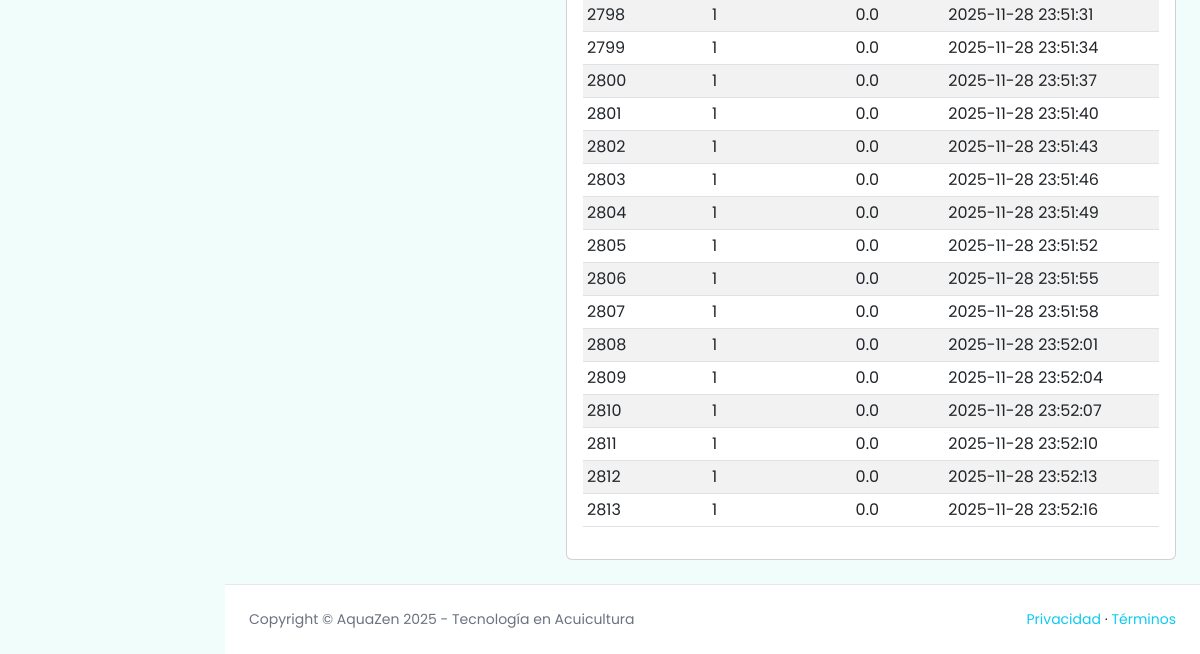
Before: /tables?table=lecturas_calidad (signed in, lower part) with the older database file.
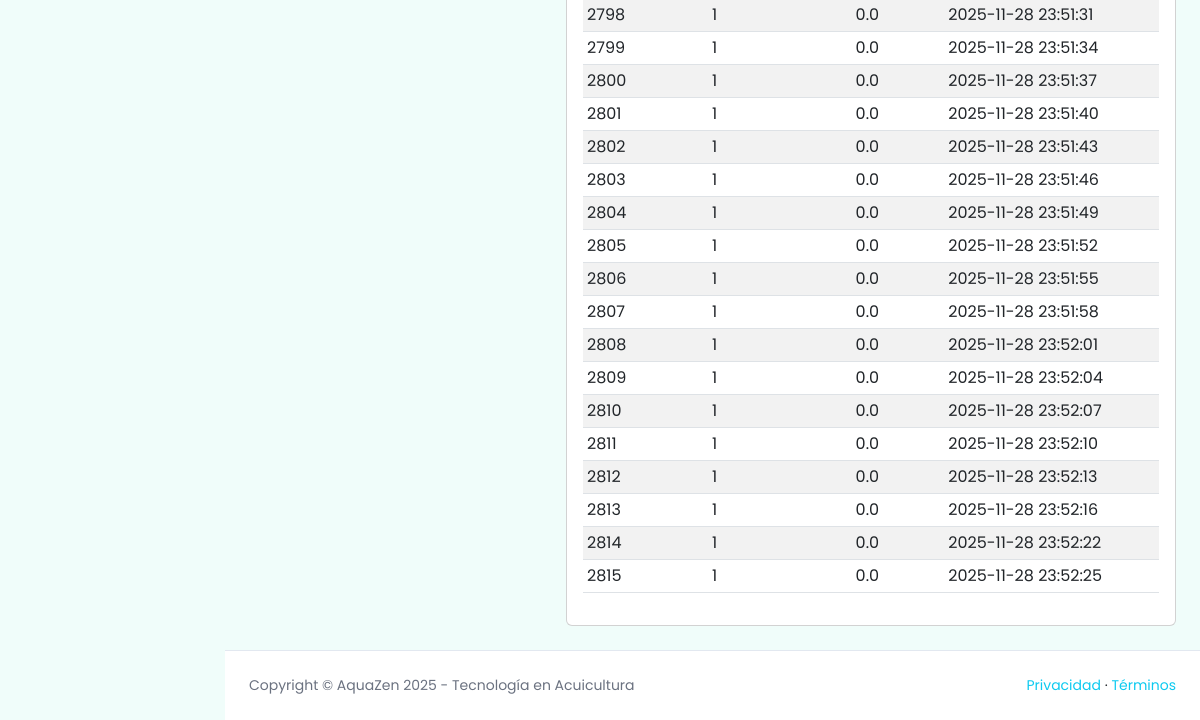
After: the same page with the newer database file.
### tables this page shows
CREATE TABLE lecturas_calidad (
                id_lectura INTEGER PRIMARY KEY AUTOINCREMENT,
                id_aspersor INTEGER NOT NULL,
                calidad REAL,
                fecha_hora DATETIME DEFAULT CURRENT_TIMESTAMP,
                FOREIGN KEY (id_aspersor) REFERENCES aspersores(id_aspersor) ON DELETE CASCADE
            );

### app.py (the view)
@app.route('/tables')
def tables():
    if 'id_usuario' not in session or session.get('tipo_usuario') != 'admin':
        flash('Acceso restringido a administradores.', 'error')
        return redirect(url_for('dashboard'))
    connection = get_db_connection()
    tablas = []
    selected_table = request.args.get('table')
    columnas = []
    filas = []
    if connection:
        cursor = connection.cursor()
        cursor.execute("""
            SELECT name
            FROM sqlite_master
            WHERE type='table' AND name NOT LIKE 'sqlite_%'
            ORDER BY name
        """)
        tablas = [row['name'] for row in cursor.fetchall()]
        if selected_table in tablas:
            try:
                cursor.execute(f"PRAGMA table_info({selected_table})")
                columnas = [row['name'] for row in cursor.fetchall()]
                cursor.execute(f"SELECT * FROM {selected_table} LIMIT 200")
                filas = cursor.fetchall()
            except Exception as e:
                print(f"Error al consultar tabla {selected_table}: {e}")
        cursor.close()
        connection.close()
    return render_template('tables.html',
                           tablas=tablas,
                           selected_table=selected_table if selected_table in tablas else None,
                           columnas=columnas,
                           filas=filas)

### app.py (called while the page is built)
@app.context_processor
def inject_user_context():
    return {
        'tipo_usuario': session.get('tipo_usuario'),
        'nombre_usuario': session.get('nombre_usuario'),
        'camera_default_url': CAMERA_DEFAULT_URL
    }

def get_db_connection():
    try:
        connection = sqlite3.connect(DATABASE)
        connection.row_factory = sqlite3.Row  # Para acceder a columnas por nombre
        return connection
    except Exception as e:
        print(f"Error al conectar a la base de datos: {e}")
        return None

### templates/tables.html (shortened to what this page needs)
{% extends "base2.html" %}
{% block content %}
<div class="container-fluid px-4">
    <div class="row">
        <div class="col-lg-4">
        </div>
        <div class="col-lg-8">
            <div class="card mb-4">
                <div class="card-body">
                    {% if selected_table %}
                        {% if filas %}
                        <div class="table-responsive">
                            <table class="table table-striped table-sm align-middle">
                                <tbody>
                                    {% for row in filas %}
                                    <tr>
                                        {% for col in columnas %}
                                        <td>{{ row[col] }}</td>
                                        {% endfor %}
                                    </tr>
                                    {% endfor %}
                                </tbody>
                            </table>
                        </div>
                        {% else %}
                        <p class="mb-0">La tabla está vacía.</p>
                        {% endif %}
                    {% else %}
                        <p class="mb-0">Selecciona una tabla de la lista para ver sus registros.</p>
                    {% endif %}
                </div>
            </div>
        </div>
    </div>
</div>
{% endblock %}

Changed rows visible on the page:
added lecturas_calidad: id_lectura "2814" "1" "0.0" "2025-11-28 23:52:22"
added lecturas_calidad: id_lectura "2815" "1" "0.0" "2025-11-28 23:52:25"
